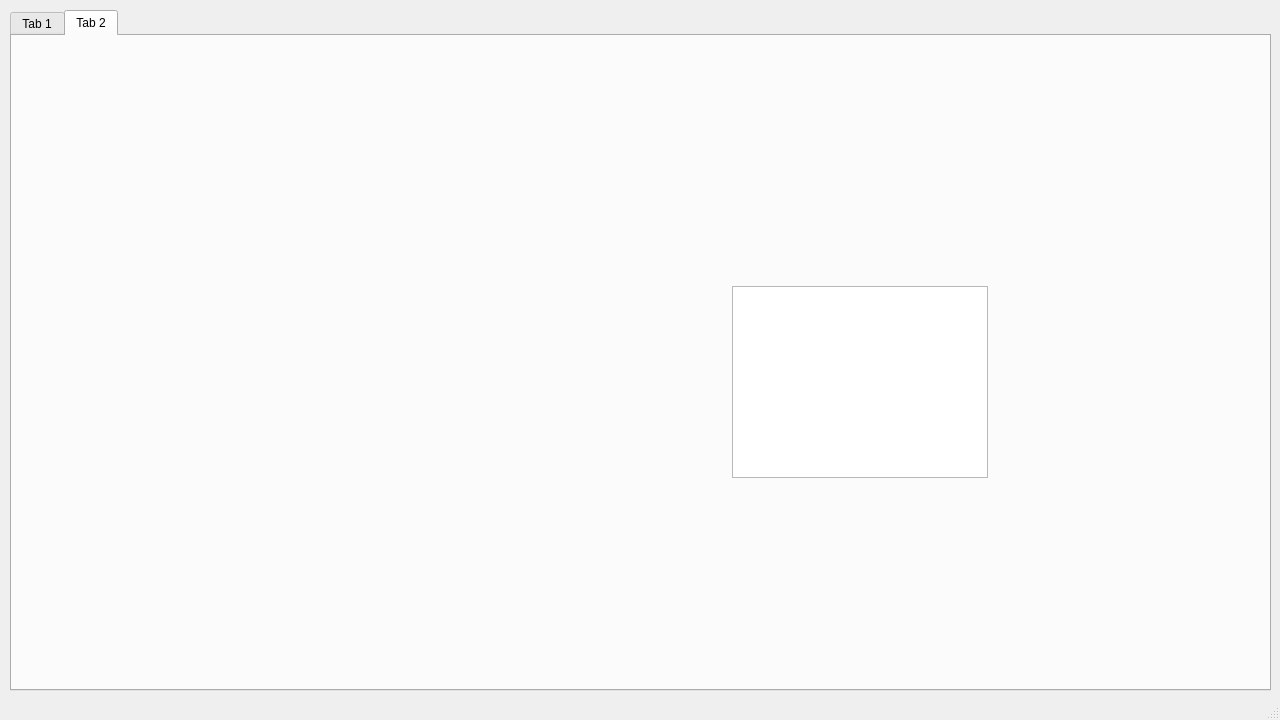
<?xml version="1.0" encoding="UTF-8"?>
<ui version="4.0">
 <class>MainWindow</class>
 <widget class="QMainWindow" name="MainWindow">
  <property name="geometry">
   <rect>
    <x>0</x>
    <y>0</y>
    <width>1280</width>
    <height>720</height>
   </rect>
  </property>
  <property name="sizePolicy">
   <sizepolicy hsizetype="Fixed" vsizetype="Fixed">
    <horstretch>0</horstretch>
    <verstretch>0</verstretch>
   </sizepolicy>
  </property>
  <property name="minimumSize">
   <size>
    <width>1280</width>
    <height>720</height>
   </size>
  </property>
  <property name="maximumSize">
   <size>
    <width>1280</width>
    <height>720</height>
   </size>
  </property>
  <property name="windowTitle">
   <string>MainWindow</string>
  </property>
  <widget class="QWidget" name="centralwidget">
   <widget class="QTabWidget" name="tabWidget">
    <property name="geometry">
     <rect>
      <x>10</x>
      <y>10</y>
      <width>1261</width>
      <height>681</height>
     </rect>
    </property>
    <property name="currentIndex">
     <number>1</number>
    </property>
    <widget class="QWidget" name="tab">
     <attribute name="title">
      <string>Tab 1</string>
     </attribute>
     <widget class="QPushButton" name="deleteButton">
      <property name="geometry">
       <rect>
        <x>10</x>
        <y>470</y>
        <width>211</width>
        <height>29</height>
       </rect>
      </property>
      <property name="text">
       <string>Delete Car</string>
      </property>
     </widget>
     <widget class="QLineEdit" name="deleteLine">
      <property name="geometry">
       <rect>
        <x>10</x>
        <y>430</y>
        <width>211</width>
        <height>28</height>
       </rect>
      </property>
     </widget>
     <widget class="QLineEdit" name="countLine">
      <property name="geometry">
       <rect>
        <x>10</x>
        <y>310</y>
        <width>211</width>
        <height>28</height>
       </rect>
      </property>
     </widget>
     <widget class="QPushButton" name="addButton">
      <property name="geometry">
       <rect>
        <x>10</x>
        <y>220</y>
        <width>211</width>
        <height>29</height>
       </rect>
      </property>
      <property name="text">
       <string>Add Car</string>
      </property>
     </widget>
     <widget class="QLineEdit" name="vinLine">
      <property name="geometry">
       <rect>
        <x>50</x>
        <y>180</y>
        <width>171</width>
        <height>28</height>
       </rect>
      </property>
      <property name="text">
       <string/>
      </property>
     </widget>
     <widget class="QLabel" name="label_2">
      <property name="geometry">
       <rect>
        <x>10</x>
        <y>260</y>
        <width>211</width>
        <height>41</height>
       </rect>
      </property>
      <property name="text">
       <string>count cars with lower year of 
production than:</string>
      </property>
     </widget>
     <widget class="QLabel" name="label_5">
      <property name="geometry">
       <rect>
        <x>10</x>
        <y>100</y>
        <width>51</width>
        <height>31</height>
       </rect>
      </property>
      <property name="text">
       <string>model:</string>
      </property>
     </widget>
     <widget class="QLabel" name="label_7">
      <property name="geometry">
       <rect>
        <x>10</x>
        <y>180</y>
        <width>41</width>
        <height>31</height>
       </rect>
      </property>
      <property name="text">
       <string>VIM:</string>
      </property>
     </widget>
     <widget class="QPushButton" name="countButton">
      <property name="geometry">
       <rect>
        <x>10</x>
        <y>350</y>
        <width>211</width>
        <height>29</height>
       </rect>
      </property>
      <property name="text">
       <string>Count Cars</string>
      </property>
     </widget>
     <widget class="QLabel" name="label">
      <property name="geometry">
       <rect>
        <x>10</x>
        <y>400</y>
        <width>211</width>
        <height>20</height>
       </rect>
      </property>
      <property name="text">
       <string>type VIM number:</string>
      </property>
     </widget>
     <widget class="QLineEdit" name="brandLine">
      <property name="geometry">
       <rect>
        <x>70</x>
        <y>60</y>
        <width>151</width>
        <height>28</height>
       </rect>
      </property>
      <property name="text">
       <string/>
      </property>
     </widget>
     <widget class="QLabel" name="label_3">
      <property name="geometry">
       <rect>
        <x>10</x>
        <y>20</y>
        <width>211</width>
        <height>21</height>
       </rect>
      </property>
      <property name="text">
       <string>type car data:</string>
      </property>
     </widget>
     <widget class="QLineEdit" name="productionLine">
      <property name="geometry">
       <rect>
        <x>100</x>
        <y>140</y>
        <width>121</width>
        <height>28</height>
       </rect>
      </property>
      <property name="text">
       <string/>
      </property>
     </widget>
     <widget class="QLineEdit" name="searchLine">
      <property name="geometry">
       <rect>
        <x>250</x>
        <y>20</y>
        <width>911</width>
        <height>28</height>
       </rect>
      </property>
     </widget>
     <widget class="QLineEdit" name="modelLine">
      <property name="geometry">
       <rect>
        <x>70</x>
        <y>100</y>
        <width>151</width>
        <height>28</height>
       </rect>
      </property>
      <property name="text">
       <string/>
      </property>
     </widget>
     <widget class="QPushButton" name="sortY">
      <property name="geometry">
       <rect>
        <x>1170</x>
        <y>20</y>
        <width>31</width>
        <height>29</height>
       </rect>
      </property>
      <property name="text">
       <string/>
      </property>
      <property name="icon">
       <iconset resource="assets.qrc">
        <normaloff>:/icons/assets/iconmonstr-sort-19.svg</normaloff>:/icons/assets/iconmonstr-sort-19.svg</iconset>
      </property>
     </widget>
     <widget class="QLabel" name="label_4">
      <property name="geometry">
       <rect>
        <x>10</x>
        <y>60</y>
        <width>41</width>
        <height>31</height>
       </rect>
      </property>
      <property name="text">
       <string>brand:</string>
      </property>
     </widget>
     <widget class="QListWidget" name="listWidget">
      <property name="geometry">
       <rect>
        <x>250</x>
        <y>60</y>
        <width>991</width>
        <height>571</height>
       </rect>
      </property>
     </widget>
     <widget class="QLabel" name="label_6">
      <property name="geometry">
       <rect>
        <x>10</x>
        <y>140</y>
        <width>81</width>
        <height>31</height>
       </rect>
      </property>
      <property name="text">
       <string>production:</string>
      </property>
     </widget>
     <widget class="QPushButton" name="sortA">
      <property name="geometry">
       <rect>
        <x>1210</x>
        <y>20</y>
        <width>31</width>
        <height>29</height>
       </rect>
      </property>
      <property name="text">
       <string/>
      </property>
      <property name="icon">
       <iconset resource="assets.qrc">
        <normaloff>:/icons/assets/iconmonstr-sort-14.svg</normaloff>:/icons/assets/iconmonstr-sort-14.svg</iconset>
      </property>
     </widget>
    </widget>
    <widget class="QWidget" name="tab_2">
     <attribute name="title">
      <string>Tab 2</string>
     </attribute>
     <widget class="QListWidget" name="listWidget_2">
      <property name="geometry">
       <rect>
        <x>720</x>
        <y>250</y>
        <width>256</width>
        <height>192</height>
       </rect>
      </property>
     </widget>
    </widget>
   </widget>
  </widget>
  <widget class="QStatusBar" name="statusbar"/>
 </widget>
 <resources>
  <include location="assets.qrc"/>
 </resources>
 <connections/>
</ui>
